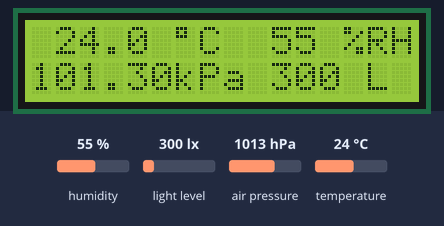
Bench run of a sketch on a simulated Arduino Uno, built with avr-gcc and run on an emulated ATmega328P. Parts: 16×2 character LCD. Wiring (inferred from the names in the program): BH1750 light sensor at I2C address 0x23; HTU21/Si7021 sensor at I2C address 0x40; BMP180 pressure sensor at I2C address 0x77. Inputs (shaded band) come from the test bench; at power-on: humidity 55 %, light level 300 lx, air pressure 1013 hPa, temperature 24 °C. What the sketch prints to the serial monitor is not drawn.

Above: at 2.4 s.
2.5 s: humidity set to 22 %
At 3.4 s:
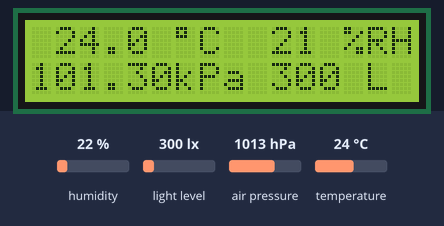
4.4 s: light level set to 40 lx
At 6.5 s:
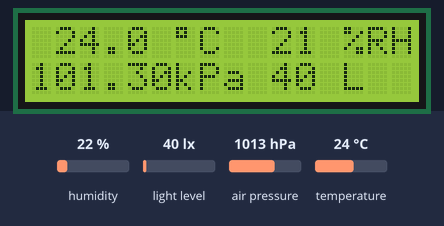
7.0 s: air pressure set to 952 hPa
At 9.3 s:
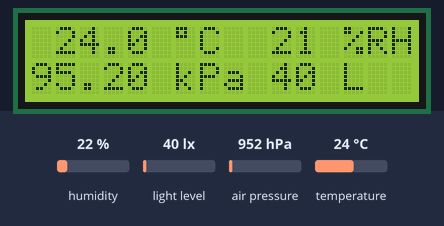
9.6 s: temperature set to 12 °C
At 11.4 s:
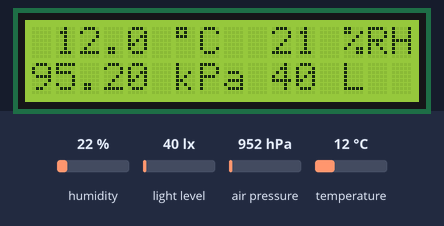
12.3 s: humidity set to 40 %
At 14.4 s:
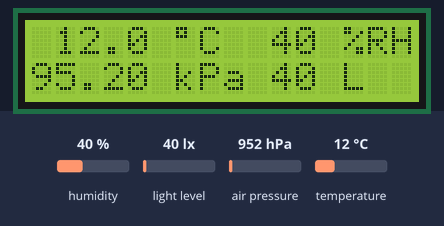
Timing chart, 0 to 15.9 s (numbered marks = the images above; inputs shaded):
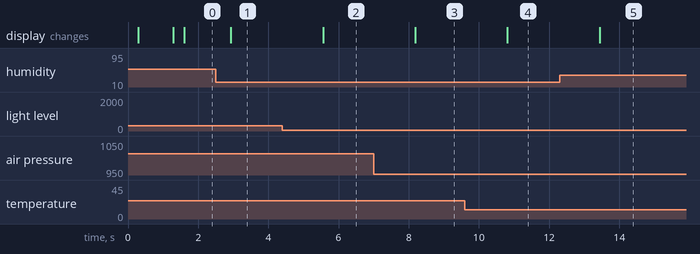

Measured:
- after the input at 2.5 s, the display: changes after 0.43 s (image 1)
- after the input at 4.4 s, the display: changes after 1.2 s (image 2)
- after the input at 7.0 s, the display: changes after 1.2 s (image 3)
- after the input at 9.6 s, the display: changes after 1.2 s (image 4)
- after the input at 12.3 s, the display: changes after 1.1 s (image 5)

The sketch:

weather168_list2_57600.ino
```cpp
// light lcd on by hand.

#include <Wire.h>   //I2C library
#include <Adafruit_BMP085.h> // pressure and temperature sensor library (I2C)
#include <SHT2x.h> //SHT2x temperature and humidity sensor(I2C)
#include <BH1750.h>  //light sensor library (I2C)
#include <LiquidCrystal_I2C.h> //LCD1602 display (I2C)


LiquidCrystal_I2C lcd(0x27,16,2);
Adafruit_BMP085 bmp;
BH1750 lux ;
SHT2xClass SHT20 ;

float altitude_0=0 ; //set altitude to zero point
float temperature_SHT20;
float humidity_SHT20;
float temperature_BMP;
float pressure_BMP;
float altitude_BMP;
unsigned int lux_BH1750=0;

void setup()
{
   Serial.begin(57600);
   Wire.begin();
   bmp.begin();
   lux.BH1750_Init();
   lcd.init();
   lcd.backlight();
   lcd.clear();
   lcd.print("Sensors inital..");
   delay(1000);
   lcd.clear();

}

void loop()
{

  temperature_SHT20=SHT20.GetTemperature();
  humidity_SHT20=SHT20.GetHumidity();
  temperature_BMP=bmp.readTemperature();
  pressure_BMP=float(bmp.readPressure())/1000;
  altitude_BMP=bmp.readAltitude();
  lux_BH1750=lux.lux_val();


Serial.print("[");
Serial.print(temperature_SHT20,1);
Serial.print(",");
Serial.print(int(humidity_SHT20));
Serial.print(",");
Serial.print(pressure_BMP,2);
Serial.print(",");
Serial.print(lux_BH1750);
Serial.print("]");
Serial.println();
Serial.flush();

lcd.clear();
lcd.setCursor(1,0);
lcd.print(temperature_SHT20);
lcd.setCursor(5,0);
lcd.print(" ");
lcd.setCursor(6,0);
lcd.print((char)223);
lcd.print("C");

lcd.setCursor(10,0);
lcd.print(int(humidity_SHT20));
lcd.print(" %");
lcd.print("RH");

lcd.setCursor(0,1);
lcd.print(pressure_BMP);
lcd.setCursor(6,1);
lcd.print("kPa");

lcd.setCursor(10,1);
lcd.print(lux_BH1750);
lcd.print(" L");
 delay(1000);

 }

void serialEvent() {
  while (Serial.available()) {
    char inchar =(char)Serial.read();
    if (inchar=='0') {
      altitude_0=bmp.readAltitude(); //set altitude to 0
      }

 }
}
```
